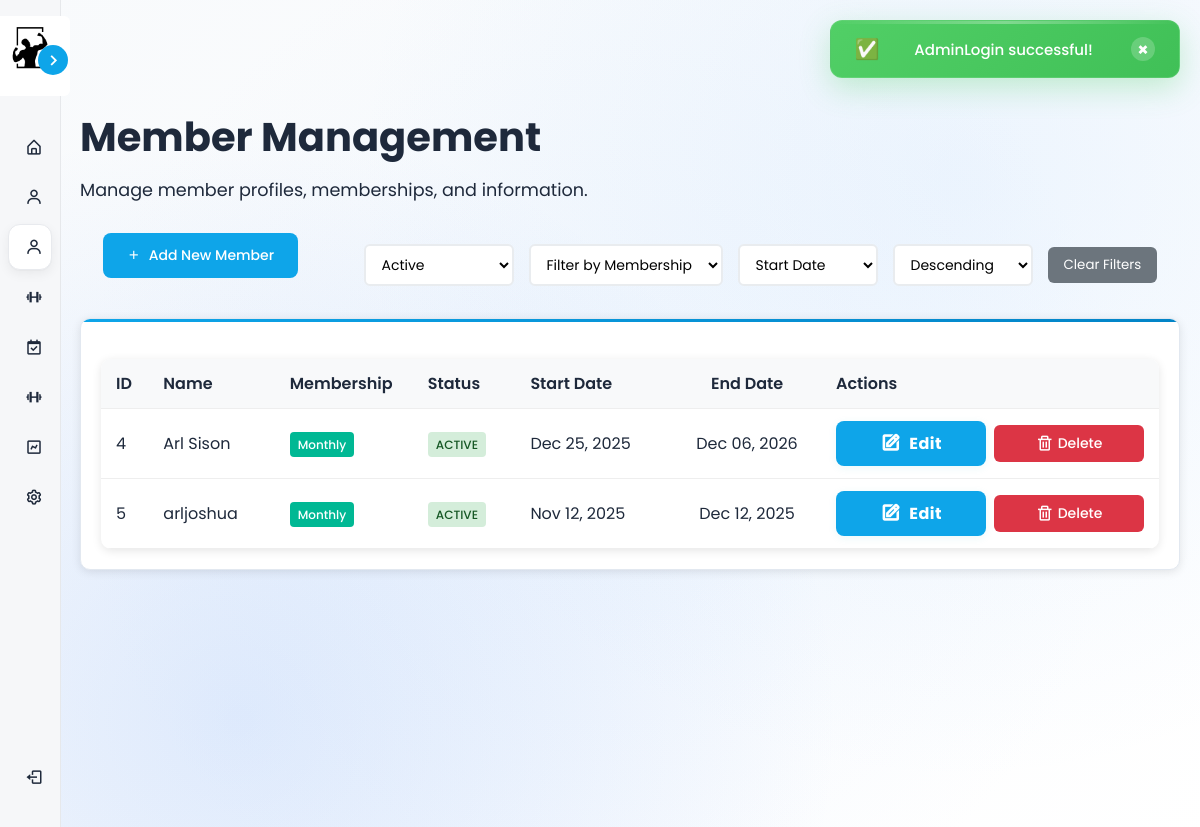
The app's page /views/admin/members.php?filter_status=active (signed in) with its own data.
### tables this page shows
CREATE TABLE `members` (
  `member_id` int(11) NOT NULL,
  `user_id` int(11) NOT NULL,
  `full_name` varchar(100) NOT NULL,
  `email` varchar(100) NOT NULL,
  `phone` varchar(20) DEFAULT NULL,
  `address` text DEFAULT NULL,
  `membership_type` enum('monthly','annual') DEFAULT 'monthly',
  `start_date` date DEFAULT NULL,
  `end_date` date DEFAULT NULL,
  `status` enum('active','inactive') DEFAULT 'active'
);

### models/Member.php (called while the page is built, shortened)
<?php
require_once __DIR__ . '/../config/database.php';
class Member {
    private $conn;
    public function __construct() {
        $database = new Database();
        $this->conn = $database->getConnection();
    }
    public function getAllMembers($filter_status = null, $filter_membership = null, $sort_by = 'start_date', $sort_order = 'DESC') {
        try {
            $where_clauses = [];
            $params = [];
            if ($filter_status) {
                $where_clauses[] = "m.status = :status";
                $params[':status'] = $filter_status;
            }
            $where_sql = !empty($where_clauses) ? "WHERE " . implode(" AND ", $where_clauses) : "";
            $valid_sort_columns = ['member_id', 'full_name', 'email', 'membership_type', 'status', 'start_date', 'end_date'];
            $sort_order = strtoupper($sort_order) === 'ASC' ? 'ASC' : 'DESC';
            $sql = "SELECT m.*, u.username FROM members m JOIN users u ON m.user_id = u.user_id $where_sql ORDER BY m.$sort_by $sort_order";
            $stmt = $this->conn->prepare($sql);
            foreach ($params as $key => $value) {
                $stmt->bindValue($key, $value);
            }
            $stmt->execute();
            return $stmt->fetchAll(PDO::FETCH_ASSOC);
        } catch (PDOException $e) {
            error_log("Get all members error: " . $e->getMessage());
            return [];
        }
    }
}

### controllers/AdminController.php (called while the page is built, shortened)
<?php
require_once __DIR__ . '/../config/database.php';
require_once __DIR__ . '/../models/Member.php';
require_once __DIR__ . '/../models/Trainer.php';
class AdminController {
    private $memberModel;
    public function __construct() {
        $database = new Database();
        $this->db = $database->getConnection();
        $this->memberModel = new Member();
    }
    public function getAllMembers($filter_status = null, $filter_membership = null, $sort_by = 'start_date', $sort_order = 'DESC') {
        return $this->memberModel->getAllMembers($filter_status, $filter_membership, $sort_by, $sort_order);
    }
}
?>

### config/database.php (called while the page is built, shortened)
<?php
class Database {
    private $host = "localhost";
    private $db_name = "gymmanagement";
    private $username = "root";
    private $password = "";
    public function getConnection() {
        $this->conn = null;
        try {
            $this->conn = new PDO("mysql:host=" . $this->host . ";dbname=" . $this->db_name,
                                   $this->username, $this->password);
            $this->conn->exec("set names utf8");
        } catch(PDOException $exception) {
            echo "Connection error: " . $exception->getMessage();
        }
        return $this->conn;
    }
}
?>

### models/Trainer.php (called while the page is built, shortened)
<?php
require_once __DIR__ . '/../config/database.php';
class Trainer {
    public function __construct() {
        $database = new Database();
    }
}
?>

### views/admin/members.php (the view, shortened to what this page needs)
<?php
require_once '../../controllers/AdminController.php';
$adminController = new AdminController();
$filter_status = $_GET['filter_status'] ?? null;
$filter_membership = $_GET['filter_membership'] ?? null;
$sort_by = $_GET['sort_by'] ?? 'start_date';
$sort_order = $_GET['sort_order'] ?? 'DESC';
$members = $adminController->getAllMembers($filter_status, $filter_membership, $sort_by, $sort_order);
?>
<!DOCTYPE html>
<html lang="en">
<head>
    <link rel="stylesheet" href="../../assets/css/member_styles.css">
    <link rel="stylesheet" href="../../assets/css/modal_styles.css">
    <link rel="stylesheet" href="../../assets/css/admin_users_styles.css">
    <link href='https://unpkg.com/boxicons@2.1.4/css/boxicons.min.css' rel='stylesheet'>
</head>
<body>
    <?php include '../utilities/alert.php'; ?>
    <?php include '../components/dynamic_sidebar.php'; ?>
    <div class="main-content">
        <div class="content-wrapper">
            <div class="dashboard-header">
                <h1>Member Management</h1>
                <p>Manage member profiles, memberships, and information.</p>
            </div>
            <div class="header-actions" style="display: flex; flex-direction: row; align-items: center; margin-bottom: 20px; gap: 20px; justify-content: space-around;">
                <button class="add-user-btn" onclick="openAddMemberModal()">
                    <i class='bx bx-plus'></i> Add New Member
                </button>
                <div class="filters-section" style="display: flex; flex-direction: column; gap: 10px; align-items: flex-start;">
                    <div class="filters-row" style="display: flex; gap: 15px; align-items: center; flex-wrap: wrap;">
                        <select id="filter_status" onchange="applyFilters()" style="padding: 8px 12px; border: 2px solid #e9ecef; border-radius: 6px; font-size: 14px; background: #fff; min-width: 140px;">
                            <option value="active" <?php echo ($filter_status === 'active') ? 'selected' : ''; ?>>Active</option>
                        </select>
                        <select id="filter_membership" onchange="applyFilters()" style="padding: 8px 12px; border: 2px solid #e9ecef; border-radius: 6px; font-size: 14px; background: #fff; min-width: 140px;">
                            <option value="" disabled <?php echo (empty($filter_membership)) ? 'selected' : ''; ?>>Filter by Membership</option>
                        </select>
                        <select id="sort_by" onchange="applyFilters()" style="padding: 8px 12px; border: 2px solid #e9ecef; border-radius: 6px; font-size: 14px; background: #fff; min-width: 140px;">
                            <option value="start_date" <?php echo ($sort_by === 'start_date') ? 'selected' : ''; ?>>Start Date</option>
                        </select>
                        <select id="sort_order" onchange="applyFilters()" style="padding: 8px 12px; border: 2px solid #e9ecef; border-radius: 6px; font-size: 14px; background: #fff; min-width: 140px;">
                            <option value="DESC" <?php echo ($sort_order === 'DESC') ? 'selected' : ''; ?>>Descending</option>
                        </select>
                        <button onclick="clearFilters()" style="padding: 8px 16px; background: #6c757d; color: white; border: none; border-radius: 6px; cursor: pointer;">Clear Filters</button>
                    </div>
                </div>
            </div>
            <div class="card">
                <table class="users-table">
                    <thead>
                        <tr>
                            <th>ID</th>
                            <th>Name</th>
                            <th>Membership</th>
                            <th>Status</th>
                            <th>Start Date</th>
                            <th>End Date</th>
                            <th>Actions</th>
                        </tr>
                    </thead>
                    <tbody>
                        <?php foreach ($members as $member): ?>
                        <tr>
                            <td><?php echo htmlspecialchars($member['member_id']); ?></td>
                            <td><?php echo htmlspecialchars($member['full_name']); ?></td>
                            <td>
                                <span class="role-badge role-member">
                                    <?php echo htmlspecialchars($member['membership_type']); ?>
                                </span>
                            </td>
                            <td>
                                <span class="status-badge status-<?php echo htmlspecialchars($member['status']); ?>">
                                    <?php echo htmlspecialchars($member['status']); ?>
                                </span>
                            </td>
                            <td><?php echo htmlspecialchars($member['start_date'] ? date('M d, Y', strtotime($member['start_date'])) : 'N/A'); ?></td>
                            <td><?php echo htmlspecialchars($member['end_date'] ? date('M d, Y', strtotime($member['end_date'])) : 'N/A'); ?></td>
                            <td>
                                <div class="action-buttons">
                                    <button class="action-btn btn-edit" onclick="openEditMemberModal(<?php echo $member['member_id']; ?>, '<?php echo htmlspecialchars($member['full_name']); ?>', '<?php echo htmlspecialchars($member['email']); ?>', '<?php echo htmlspecialchars($member['phone'] ?? ''); ?>', '<?php echo htmlspecialchars($member['address'] ?? ''); ?>', '<?php echo htmlspecialchars($member['membership_type']); ?>', '<?php echo htmlspecialchars($member['start_date'] ?? ''); ?>', '<?php echo htmlspecialchars($member['end_date'] ?? ''); ?>', '<?php echo htmlspecialchars($member['status']); ?>')" title="Edit Member">
                                        <i class='bx bx-edit'></i> Edit
                                    </button>
                                    <button class="action-btn btn-delete" onclick="openDeleteMemberModal(<?php echo $member['member_id']; ?>, '<?php echo htmlspecialchars($member['full_name']); ?>')" title="Delete Member">
                                        <i class='bx bx-trash'></i> Delete
                                    </button>
                                </div>
                            </td>
                        </tr>
                        <?php endforeach; ?>
                    </tbody>
                </table>
            </div>
        </div>
    </div>
</body>
</html>

### assets/css/member_styles.css (style rules this page uses)
* { font-family: "Poppins", sans-serif; }
:root { --primary-color: #0ea5e9; --primary-dark: #0284c7; --primary-light: #38bdf8; --secondary-color: #64748b; --accent-color: #ef4444; --success-color: #10b981; --warning-color: #f59e0b; --body-color: #f8fafc; --sidebar-color: #ffffff; --card-background: #ffffff; --text-color: #1e293b; --text-muted: #64748b; --text-light: #94a3b8; --border-color: #e2e8f0; --border-light: #f1f5f9; --background-gradient: linear-gradient(135deg, #fefefe 0%, #f0f9ff 100%); --card-shadow: 0 10px 40px rgba(0,0,0,0.04); --card-shadow-hover: 0 20px 60px rgba(0,0,0,0.08); --border-radius: 12px; --border-radius-lg: 20px; --font-family: 'Poppins', sans-serif; --tran-02: all 0.2s ease; --tran-03: all 0.3s ease; --tran-04: all 0.4s ease; --tran-05: all 0.5s ease; }
body { height: 100vh; background: var(--background-gradient); margin: 0; padding: 0; color: var(--text-color); }
.card { background: var(--card-background); border-radius: var(--border-radius); box-shadow: var(--card-shadow); border: 1px solid var(--border-color); padding: 1.5rem; transition: var(--tran-03); position: relative; overflow: hidden; }
.card::before { content: ''; position: absolute; top: 0; left: 0; right: 0; height: 3px; background: linear-gradient(90deg, var(--primary-color) 0%, var(--primary-dark) 100%); }
.main-content { margin-left: 250px; padding: 20px; transition: var(--tran-03); min-height: 100vh; }
.sidebar.close ~ .main-content { margin-left: 60px; }
.content-wrapper { max-width: 1200px; margin: 0 auto; }
.card { background: var(--sidebar-color); padding: 20px; border-radius: 10px; box-shadow: 0 2px 10px rgba(0, 0, 0, 0.1); transition: var(--tran-03); }
.main-content { margin-top: 60px; }
.dashboard-header { margin-bottom: 30px; }
.dashboard-header h1 { color: var(--accent); margin-bottom: 10px; font-size: 2.5rem; }
.dashboard-header p { color: var(--text-color); font-size: 1.1rem; margin: 0; }
.action-btn { display: flex; align-items: center; gap: 10px; padding: 15px 20px; background: var(--primary-color); color: var(--sidebar-color); text-decoration: none; border-radius: 10px; font-weight: 500; transition: var(--tran-03); flex: 1; min-width: 150px; justify-content: center; }
.action-btn i { font-size: 18px; }
.btn-edit { background: #6c757d; color: white; border: none; padding: 5px 12px; border-radius: 4px; font-size: 0.8rem; cursor: pointer; transition: var(--tran-03); }
:root { --sidebar-bg: #f6f7f9; --sidebar-card: #ffffff; --sidebar-hover: #eef0f3; --muted: #9aa0a6; }

### records on screen
members: member_id "4", full_name "Arl Sison", membership_type "Monthly", status "ACTIVE", start_date "Dec 25, 2025", end_date "Dec 06, 2026"
members: member_id "5", full_name "arljoshua", membership_type "Monthly", status "ACTIVE", start_date "Nov 12, 2025", end_date "Dec 12, 2025"

### other values on screen
$successMessage "AdminLogin successful!"
